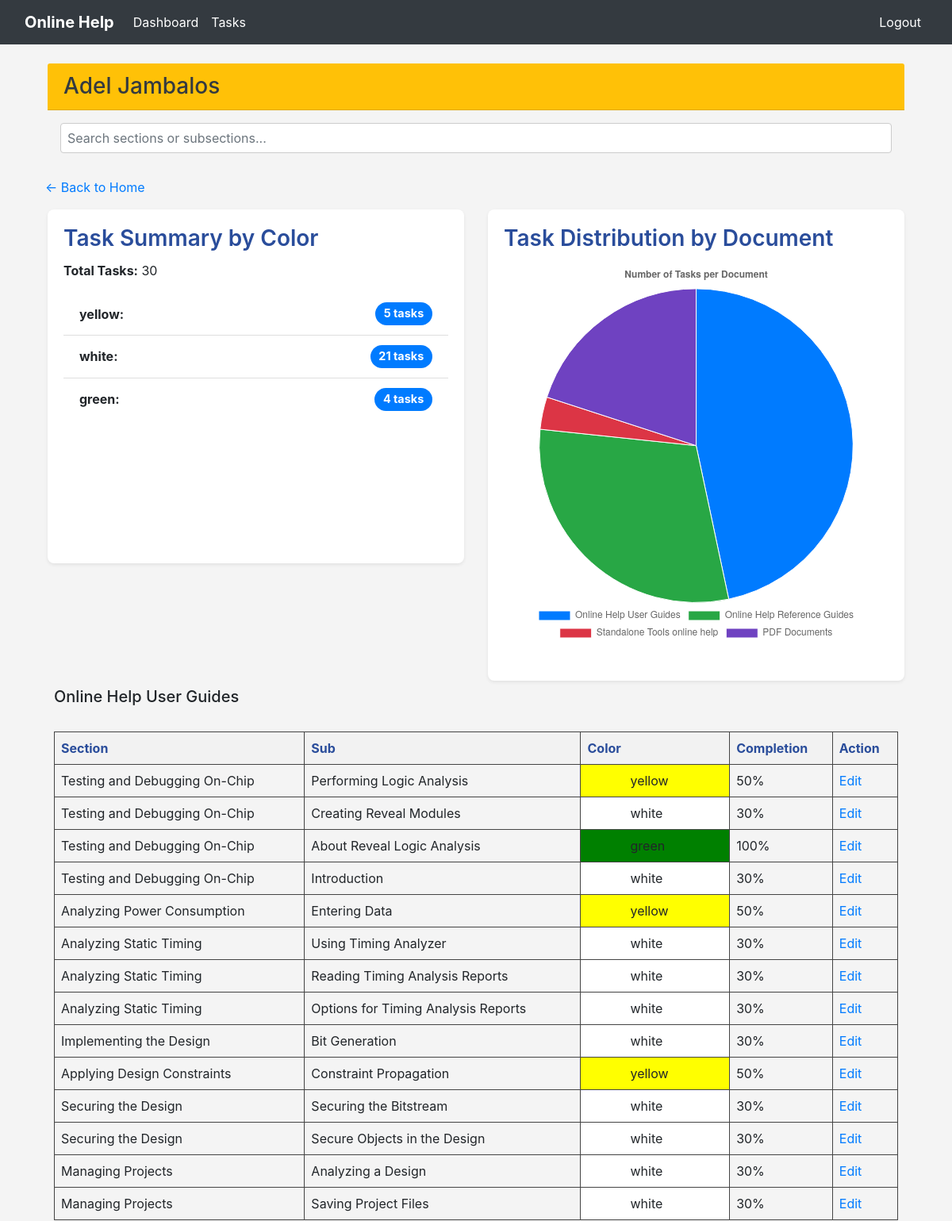
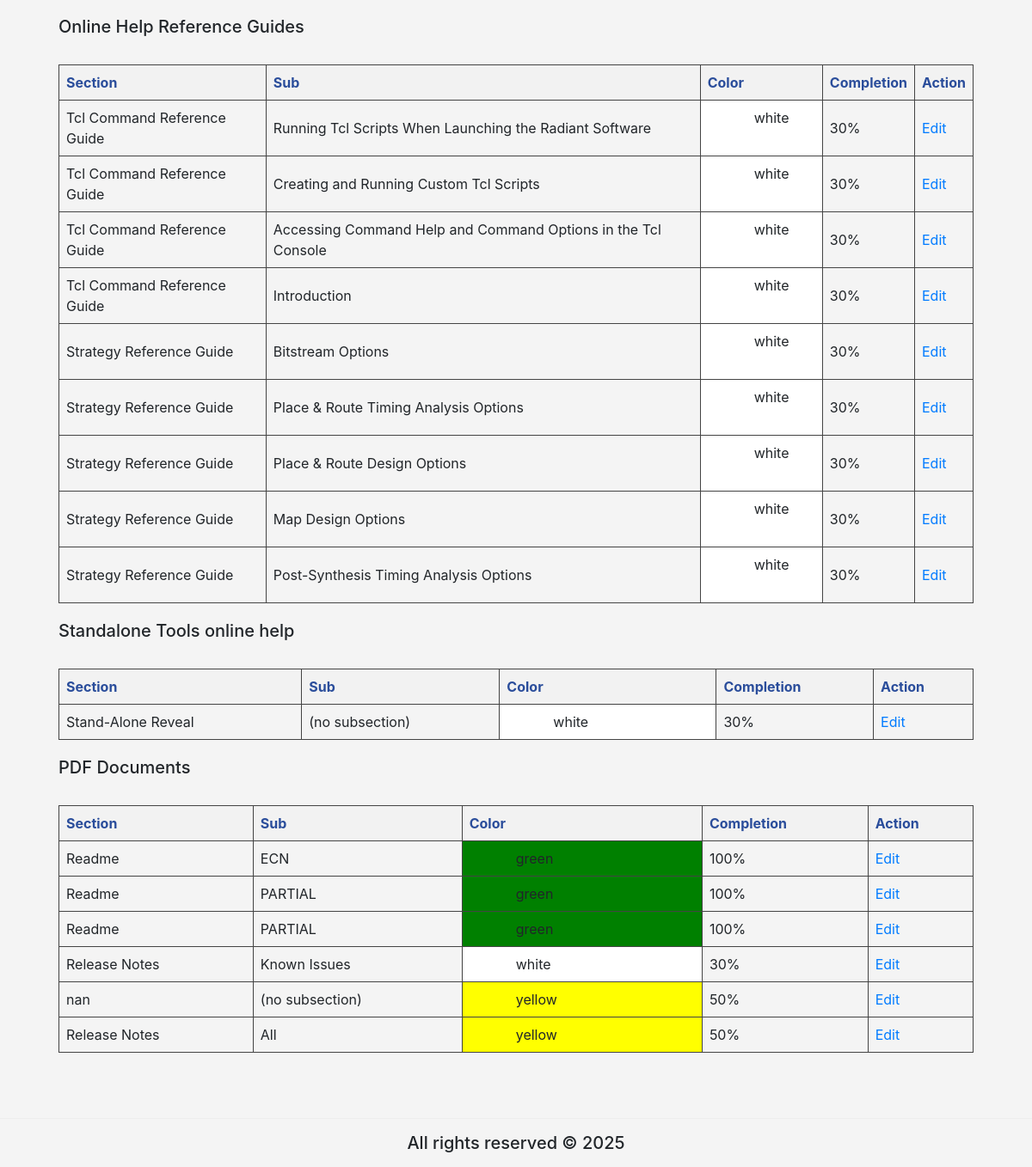
Page /online_help/home_test/per_user_test/4/ (signed in) on the committed database (2 pictures, top to bottom).
### online_help/models.py (models this page shows, shortened)
class Writers(models.Model):
    writer_name = models.CharField(max_length=255)

class Task(models.Model):
    document = models.ForeignKey(Document, on_delete=models.CASCADE, related_name='tasks')
    section = models.CharField(max_length=255)
    sub_section = models.CharField(max_length=255)
    comments = models.TextField()
    SME = models.CharField(max_length=255, blank=True, null=True)
    color = models.CharField(max_length=50)
    completion = models.CharField(max_length=100, default='0%')
    created_at = models.DateTimeField(auto_now_add=True)
    modified_at = models.DateTimeField(auto_now=True)

class Document(models.Model):
    title = models.CharField(max_length=255, unique=True)
    description = models.TextField(blank=True, null=True)
    created_at = models.DateTimeField(auto_now_add=True)
    updated_at = models.DateTimeField(auto_now=True)
    def __str__(self):
        return self.title

class TaskWriter(models.Model):
    task = models.ForeignKey(Task, on_delete=models.CASCADE)
    writer = models.ForeignKey(Writers, on_delete=models.CASCADE)
    class Meta:
        unique_together = ('task', 'writer')

### online_help/views.py (the view)
# urls.py: path('home_test/per_user_test/<int:writer_pk>/', views.per_user_test, name='per_user_test'),
@login_required
def per_user_test(request, writer_pk):
    writer = get_object_or_404(Writers, pk=writer_pk)
    tasks = TaskWriter.objects.filter(writer=writer).select_related('task').order_by('task__document', '-task__modified_at')
    grouped_tasks = defaultdict(list)
    color_counts = Counter()
    for tw in tasks:
        grouped_tasks[tw.task.document].append(tw)
        color_counts[tw.task.color] += 1
    total_tasks = sum(color_counts.values())
    document_task_counts = {str(doc): len(tws) for doc, tws in grouped_tasks.items()}
    return render(request, 'online_help/per_user_test.html', {
        'writer': writer,
        'grouped_tasks': dict(grouped_tasks),
        'color_counts': dict(color_counts),
        'total_tasks': total_tasks,
        'document_task_counts_json': json.dumps(document_task_counts),
    })

### online_help/templates/online_help/per_user_test.html (shortened to what this page needs)
{% extends "online_help/base.html" %}
{% block content %}
{% load static %}
<link rel="stylesheet" href="https://stackpath.bootstrapcdn.com/bootstrap/4.5.2/css/bootstrap.min.css">
<link rel="stylesheet" href="{% static 'css/per_user.css' %}">
<div class="col-md-12">
    <div class="card-header bg-warning text-dark d-flex justify-content-between align-items-center">
        <h3 class="m-0">{{ writer.writer_name }}</h3>
    </div>
    <div class="p-3" style="position: sticky; top: 30px; z-index: 1000;">
        <input type="text" id="searchInput" class="form-control" placeholder="Search sections or subsections..." onkeyup="filterContent()">
    </div>
<div class="row">
    <p><a href="{% url 'online_help:home_test' %}">← Back to Home</a></p>
    <div class="col-md-6 d-flex">
        <div class="card shadow-sm mb-4 w-100 h-75">
            <div class="card-body">
                <h3 class="card-title">Task Summary by Color</h3>
                <p><strong>Total Tasks:</strong> {{ total_tasks }}</p>
                <ul class="list-group list-group-flush">
                {% for color, count in color_counts.items %}
                    <li class="list-group-item d-flex justify-content-between align-items-center">
                        <span><strong>{{ color|default:"No Color" }}:</strong></span>
                        {% if color %}
                            <a href="{% url 'online_help:tasks_by_color' writer.pk color %}" class="badge badge-pill badge-primary">
                                {{ count }} task{{ count|pluralize }}
                            </a>
                        {% else %}
                            <span class="badge badge-pill badge-secondary">
                                {{ count }} task{{ count|pluralize }}
                            </span>
                        {% endif %}
                    </li>
                {% endfor %}
                </ul>
            </div>
        </div>
    </div>
    <div class="col-md-6 d-flex">
        <div class="card shadow-sm mb-4 w-100 h-100">
            <div class="card-body">
                <h3 class="card-title">Task Distribution by Document</h3>
                <canvas id="documentPieChart" width="400" height="400"></canvas>
            </div>
        </div>
    </div>
</div>
    <div class="p-2">
        {% for document, tasks in grouped_tasks.items %}
            <h5>{{ document }}</h5>
            <table style="width: 100%; border-collapse: collapse; margin-bottom: 20px; border: 1px solid #444;">
                <thead style="color: #2a4d9b; background-color: #f2f2f2;">
                    <tr>
                        <th style="border: 1px solid #444; padding: 8px; text-align: left;">Section</th>
                        <th style="border: 1px solid #444; padding: 8px; text-align: left;">Sub</th>
                        <th style="border: 1px solid #444; padding: 8px; text-align: left;">Color</th>
                        <th style="border: 1px solid #444; padding: 8px; text-align: left;">Completion</th>
                        <th style="border: 1px solid #444; padding: 8px; text-align: left;">Action</th>
                    </tr>
                </thead>
                <tbody>
                    {% for taskwriter in tasks %}
                    <tr>
                        <td style="border: 1px solid #444; padding: 8px;">{{ taskwriter.task.section }}</td>
                        <td style="border: 1px solid #444; padding: 8px;">
                            <a href="{% url 'online_help:per_subsection_test' writer.pk taskwriter.task.pk %}" class="hover-link">
                                {{ taskwriter.task.sub_section }}
                            </a>
                        </td>
                        <td style="border: 1px solid #444; padding: 8px; background-color: {{ taskwriter.task.color }};">
                            {{ taskwriter.task.color }}
                        </td>
                        <td style="border: 1px solid #444; padding: 8px;">{{ taskwriter.task.completion}}</td>
                        <td style="border: 1px solid #444; padding: 8px;">
                            <a href="{% url 'online_help:per_user_edit_test' writer.pk taskwriter.task.pk %}">Edit</a>
                        </td>
                    </tr>
                    {% endfor %}
                </tbody>
            </table>
        {% endfor %}
    </div>
</div>
<script>
  const documentTaskCounts = JSON.parse('{{ document_task_counts_json|escapejs }}');
  const labels = Object.keys(documentTaskCounts);
  const data = Object.values(documentTaskCounts);
  const ctx = document.getElementById('documentPieChart').getContext('2d');
  new Chart(ctx, {
    type: 'pie',
    data: {
      labels: labels,
      datasets: [{
        label: 'Tasks per Document',
        data: data,
        backgroundColor: [
          '#007bff', '#28a745', '#dc3545', '#6f42c1',
          '#17a2b8', '#fd7e14', '#20c997', '#ffc107'
        ],
        borderWidth: 1
      }]
    },
    options: {
      responsive: true,
      plugins: {
        legend: {
          position: 'bottom'
        },
        title: {
          display: true,
          text: 'Number of Tasks per Document'
        }
      }
    }
  });
</script>
{% endblock %}

### online_help/static/css/base.css (style rules this page uses)
body { background-color: #f4f4f4 !important; font-family: Arial, sans-serif; }

### online_help/static/css/per_user.css (style rules this page uses)
.hover-link { color: inherit; text-decoration: none; }
#searchInput { margin-bottom: 15px; padding: 8px; width: 100%; border: 1px solid #ccc; border-radius: 4px; }
.card { border-radius: 8px; border: none; }
.card-title { font-weight: 600; color: #2a4d9b; }
.list-group-item { font-size: 1rem; transition: background-color 0.2s ease-in-out; }
.badge-pill { font-size: 0.9rem; padding: 0.5em 0.75em; background-color: #007bff; color: white; text-decoration: none; }

### rows in the picture
Writers: writer_name "Adel Jambalos"
Task: color_counts "yellow"
Task: color_counts "white"
Task: color_counts "green"
Document: title "Online Help User Guides"
TaskWriter: task.section "Testing and Debugging On-Chip", task.sub_section "Performing Logic Analysis", task.color "yellow", task.completion "50%"
TaskWriter: task.section "Testing and Debugging On-Chip", task.sub_section "Creating Reveal Modules", task.color "white", task.completion "30%"
TaskWriter: task.section "Testing and Debugging On-Chip", task.sub_section "About Reveal Logic Analysis", task.color "green", task.completion "100%"
TaskWriter: task.section "Testing and Debugging On-Chip", task.sub_section "Introduction", task.color "white", task.completion "30%"
TaskWriter: task.section "Analyzing Power Consumption", task.sub_section "Entering Data", task.color "yellow", task.completion "50%"
TaskWriter: task.section "Analyzing Static Timing", task.sub_section "Using Timing Analyzer", task.color "white", task.completion "30%"
TaskWriter: task.section "Analyzing Static Timing", task.sub_section "Reading Timing Analysis Reports", task.color "white", task.completion "30%"
TaskWriter: task.section "Analyzing Static Timing", task.sub_section "Options for Timing Analysis Reports", task.color "white", task.completion "30%"
TaskWriter: task.section "Implementing the Design", task.sub_section "Bit Generation", task.color "white", task.completion "30%"
TaskWriter: task.section "Applying Design Constraints", task.sub_section "Constraint Propagation", task.color "yellow", task.completion "50%"
TaskWriter: task.section "Securing the Design", task.sub_section "Securing the Bitstream", task.color "white", task.completion "30%"
TaskWriter: task.section "Securing the Design", task.sub_section "Secure Objects in the Design", task.color "white", task.completion "30%"
TaskWriter: task.section "Managing Projects", task.sub_section "Analyzing a Design", task.color "white", task.completion "30%"
TaskWriter: task.section "Managing Projects", task.sub_section "Saving Project Files", task.color "white", task.completion "30%"
Document: title "Online Help Reference Guides"
TaskWriter: task.section "Tcl Command Reference Guide", task.sub_section "Running Tcl Scripts When Launching the Radiant Software", task.color "white", task.completion "30%"
TaskWriter: task.section "Tcl Command Reference Guide", task.sub_section "Creating and Running Custom Tcl Scripts", task.color "white", task.completion "30%"
TaskWriter: task.section "Tcl Command Reference Guide", task.sub_section "Accessing Command Help and Command Options in the Tcl Console", task.color "white", task.completion "30%"
TaskWriter: task.section "Tcl Command Reference Guide", task.sub_section "Introduction", task.color "white", task.completion "30%"
TaskWriter: task.section "Strategy Reference Guide", task.sub_section "Bitstream Options", task.color "white", task.completion "30%"
TaskWriter: task.section "Strategy Reference Guide", task.sub_section "Place & Route Timing Analysis Options", task.color "white", task.completion "30%"
TaskWriter: task.section "Strategy Reference Guide", task.sub_section "Place & Route Design Options", task.color "white", task.completion "30%"
TaskWriter: task.section "Strategy Reference Guide", task.sub_section "Map Design Options", task.color "white", task.completion "30%"
TaskWriter: task.section "Strategy Reference Guide", task.sub_section "Post-Synthesis Timing Analysis Options", task.color "white", task.completion "30%"
Document: title "Standalone Tools online help"
TaskWriter: task.section "Stand-Alone Reveal", task.sub_section "(no subsection)", task.color "white", task.completion "30%"
Document: title "PDF Documents"
TaskWriter: task.section "Readme", task.sub_section "ECN", task.color "green", task.completion "100%"
TaskWriter: task.section "Readme", task.sub_section "PARTIAL", task.color "green", task.completion "100%"
TaskWriter: task.section "Readme", task.sub_section "PARTIAL", task.color "green", task.completion "100%"
TaskWriter: task.section "Release Notes", task.sub_section "Known Issues", task.color "white", task.completion "30%"
TaskWriter: task.section "nan", task.sub_section "(no subsection)", task.color "yellow", task.completion "50%"
TaskWriter: task.section "Release Notes", task.sub_section "All", task.color "yellow", task.completion "50%"

### other values in the picture
{{ total_tasks }} "30"
{{ count }} "5" "21" "4"
